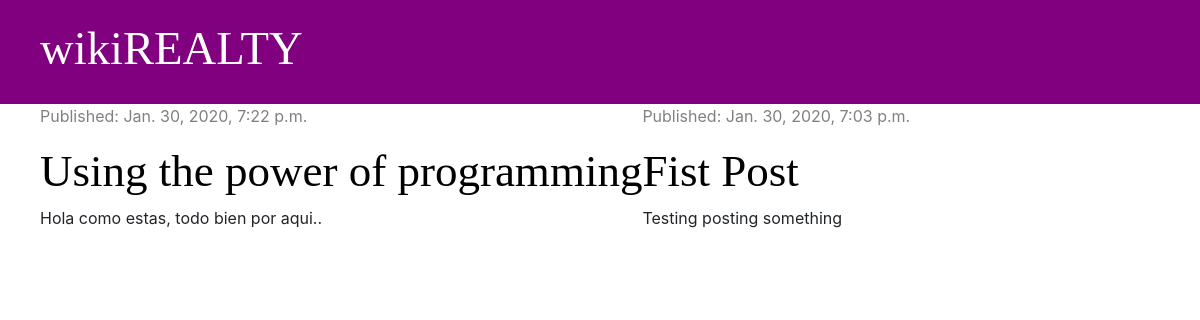
Before: / with the older database file.
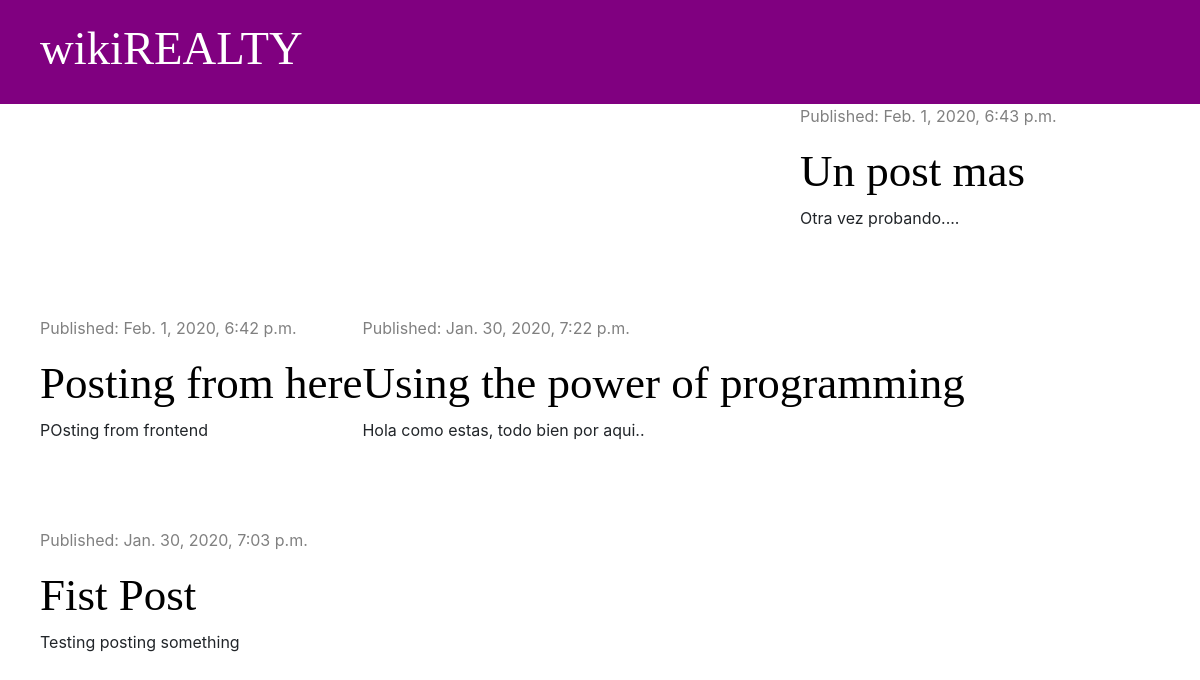
After: the same page with the newer database file.
### blog/models.py (models this page shows, shortened)
class Post(models.Model):
    title = models.CharField(max_length=200)
    author = models.ForeignKey('auth.User', on_delete=models.CASCADE)
    text = models.TextField()
    created_date = models.DateTimeField(default=timezone.now)
    published_date = models.DateTimeField(blank=True, null=True)

### blog/views.py (the view)
# urls.py: path('', views.post_list, name='post_list'),
def post_list(request):
    posts = Post.objects.filter(published_date__lte=timezone.now()).order_by('-published_date')
    stuff_for_frontend = {'posts': posts}
    return render(request, 'blog/post_list.html', stuff_for_frontend)

### blog/templates/blog/post_list.html
{% extends 'blog/base.html' %}
{% block content %}
    {% for post in posts %}
        <div class="post">
            <div class="date">
                <p>Published: {{ post.published_date}}</p>
            </div>
            <h1><a href="{% url 'post_detail' pk=post.pk %}">{{ post.title }}</a></h1>
            <p>{{ post.text | linebreaksbr }}</p>
        </div>
    {% endfor %}
{% endblock %}

### blog/templates/blog/base.html (shortened to what this page needs)
{% load static %}
<!DOCTYPE html>
<html>
<head>
    <link href="https://stackpath.bootstrapcdn.com/bootstrap/4.4.1/css/bootstrap.min.css" rel="stylesheet"
>
    <link rel="stylesheet" href="{% static 'css/blog.css' %}">
</head>
<body>
    <div class="page-header">
        <h1><a href="/">wikiREALTY</a></h1>
    </div>
    <div class="content container">
        <div class="row">
            <div class="col-md-8"></div>
            {% block content %}
            {% endblock %}
        </div>
    </div>
</body>
</html>

### blog/static/css/blog.css (style rules this page uses)
.page-header { background-color: purple; margin-top: 0; padding: 20px 20px 20px 40px; }
.page-header h1, .page-header h1 a { color: #ffffff; font-size: 35pt; text-decoration: none; }
.content { margin-left: 40px; }
h1, h2, h3, h4 { font-family: 'Tangerine', 'Inconsolata'; font-size: 45px; }
.date { color: grey; }
.post { margin-bottom: 70px; align-content: left; }
.post h1 a { color: black; }

Changed rows visible on the page:
added Post: published_date "Feb. 1, 2020, 6:43 p.m.", title "Un post mas", text "Otra vez probando...."
added Post: published_date "Feb. 1, 2020, 6:42 p.m.", title "Posting from here", text "POsting from frontend"
